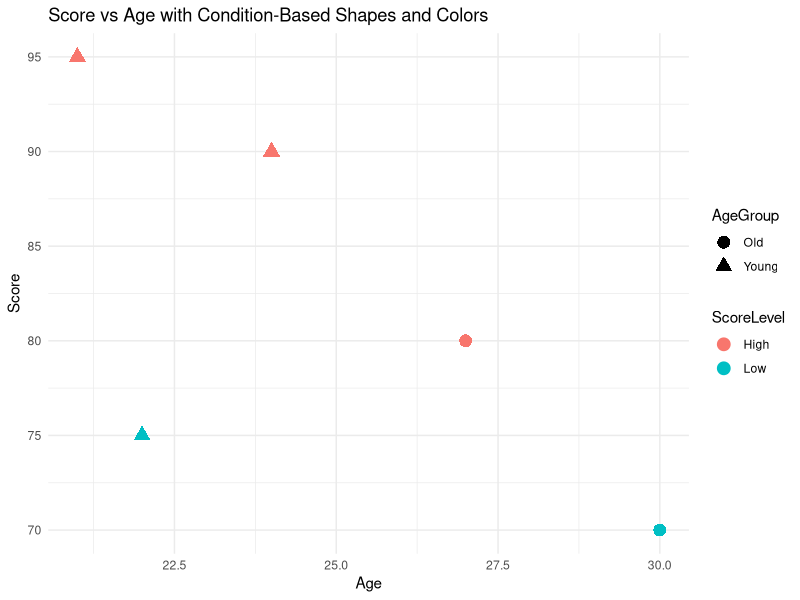

Generate this figure with R:
library(ggplot2)

data <- data.frame( Name = c("Alice", "Bob", "Charlie", "David", "Eva"),
                    Age = c(22, 27, 24, 30, 21),
                    Score = c(75, 80, 90, 70, 95))

data$ScoreLevel <- ifelse(data$Score >= 80, "High", "Low")
data$AgeGroup <- ifelse(data$Age <= 25, "Young", "Old")

print(data)

p <- ggplot(data, aes(x = Age, y = Score, color = ScoreLevel, shape = AgeGroup)) +
  geom_point(size = 4) +
  labs(title = "Score vs Age with Condition-Based Shapes and Colors",
       x = "Age", y = "Score") +
  theme_minimal()

print(p)
